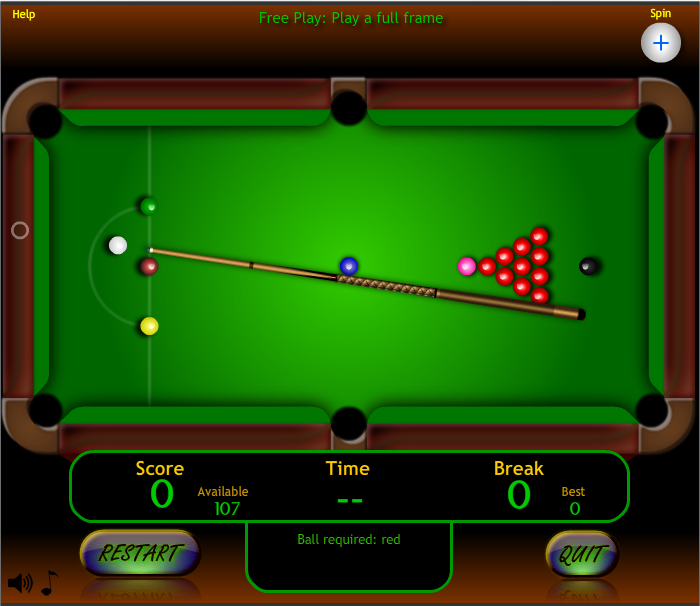
//> input picture _assets/snooker.png, 700 x 606 px
$ ./detectTable ../_assets/snooker.png   (built with g++ and OpenCV 4)
//> lines starting //> are read from the running program, lines starting //| are printed output that depends on the picture; after the words box and inside, x2 and y2 are one past the last pixel; in counts of white or black regions, pixels touching at a corner belong together
// This is the program to detect the ball from the given image
#include <iostream>
#include <cstdio>
#include <cstdlib>
#include <opencv2/highgui/highgui.hpp>
#include <opencv2/core/core.hpp>
#include <opencv2/imgproc/imgproc.hpp>

using namespace std;
using namespace cv;

int main(int argc, char **argv){

    Mat src, src_gray, processed, temp;
    Mat blueBall, pinkBall, whiteBall, redBall, brownBall, blackBall, yellowBall;

    if(argc<2){
        fprintf(stderr, "Usage: ./test <image-argument>\n");
        exit(1);
    }

    src = imread(argv[1]);
//> src is the input picture: 606 rows x 700 cols, CV_8UC3; mean B, G, R 6.9, 72.5, 34.2

    /*Up-sampling(exapanding) the image - Laplacian Pyramid*/
    // pyrUp(src, src);

    /*Converts an image from one color space to another*/
    cvtColor(src, src_gray, CV_BGR2HSV);
//> src_gray: 606 rows x 700 cols, CV_8UC3; mean H, S, V 31.6, 193.7, 86.9
    blur(src_gray, src_gray, Size(3,3));
//> src_gray: 606 rows x 700 cols, CV_8UC3; mean H, S, V 31.5, 193.7, 86.7


    //Black ball detection
    inRange(src_gray, Scalar(0,0,0),
            Scalar(255,255,50), processed);
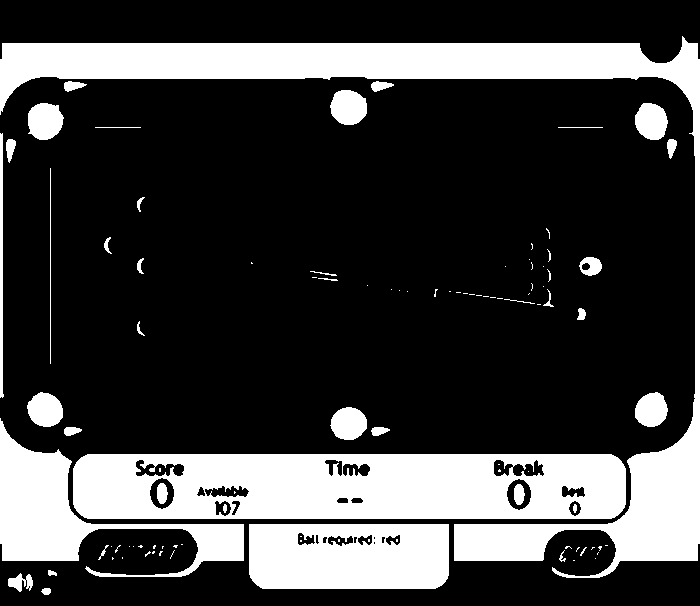
//> processed: 606 rows x 700 cols, CV_8UC1; 24.9% white; 100 white regions (59 under 20 px), largest, box (x1, y1, x2, y2) and area: (0, 36, 700, 578) 40011, (73, 454, 626, 519) 32191, (249, 524, 449, 589) 12327
    Canny(processed, blackBall, 100, 100*3,5);
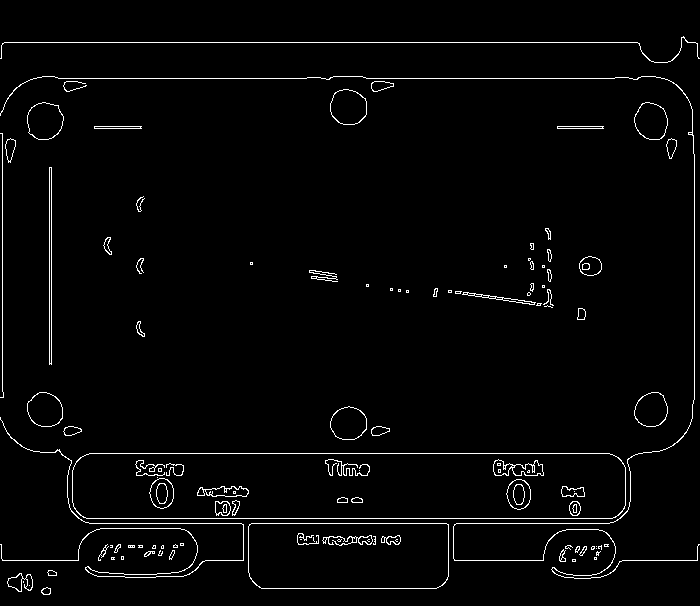
//> blackBall: 606 rows x 700 cols, CV_8UC1; 2.4% white in thin lines or dots

    vector<Vec3f> circles;

    HoughCircles(blackBall,circles, CV_HOUGH_GRADIENT,1,src_gray.rows/64,10,15,5,20);
//> circles = 28 circles (x, y, radius), first 12: [44.5, 120.5, 17.2], [347.5, 106.5, 18.3], [347.5, 423.5, 17.2], [44.5, 408.5, 18.3], [650.5, 409.5, 16.1], [651.5, 121.5, 17.2], [233.5, 505.5, 19.4], [217.5, 506.5, 19.4], [511.5, 467.5, 17.2], [160.5, 496.5, 11.1], [177.5, 557.5, 19.4], [160.5, 466.5, 12.5]

    // [12 lines of commented-out code are left out]
    int height,width;

    height = abs(circles[0][1]-circles[2][1]);
//> height = 303
    width = abs(circles[0][0]-circles[2][0]);
//> width = 303

    cout<<circles[0][0]<<" "<<circles[0][1]<<endl;
//| 44.5 120.5
    cout<<height<<"\t"<<width<<endl;
//| 303	303
    Mat subImage = src(cvRect(circles[0][0],circles[0][1],width,height));
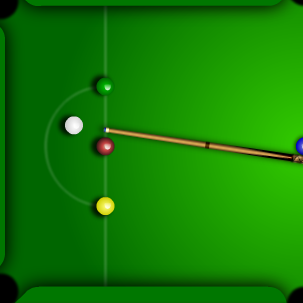
//> subImage: 303 rows x 303 cols, CV_8UC3; mean B, G, R 2.3, 126.5, 17.7

    namedWindow( "src", CV_WINDOW_AUTOSIZE );
    namedWindow( "subimage", CV_WINDOW_AUTOSIZE );

    imshow( "src", src);
    imshow( "subimage", subImage);

    waitKey(0);

    return 0;
}
